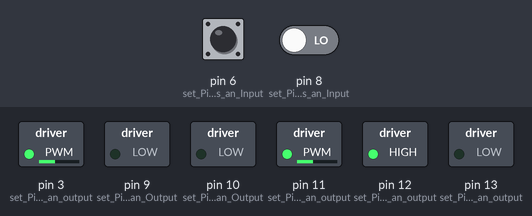
A sketch run on a simulated Arduino Uno, built with avr-gcc and run on an emulated ATmega328P. Shown: switched loads named in the sketch (green lamp = pin HIGH). Dashed ring = blinking. Inputs (shaded band) come from the test bench; at power-on: pin 6 (set_Pin_6_as_an_Input) LOW, pin 8 (set_Pin_8_as_an_Input) LOW. Random numbers use the default seed unless the sketch sets one.

Above: at 5.8 s.
5.9 s: pin 6 (set_Pin_6_as_an_Input) pulled HIGH for 1 s
At 7.0 s:
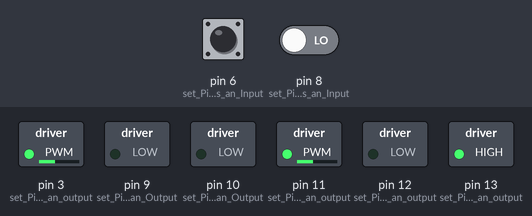
9.4 s: pin 6 (set_Pin_6_as_an_Input) pulled HIGH for 3.2 s
At 13.1 s:
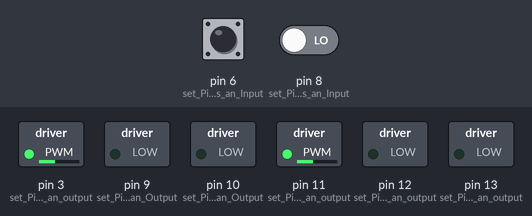
14.2 s: pin 6 (set_Pin_6_as_an_Input) driven HIGH and pin 8 (set_Pin_8_as_an_Input) driven HIGH
At 16.1 s:
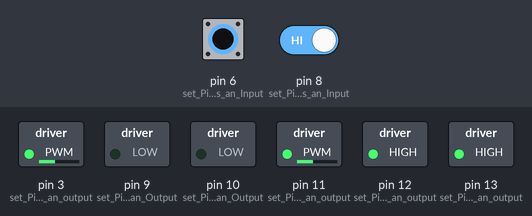
16.6 s: pin 6 (set_Pin_6_as_an_Input) driven LOW
At 17.2 s:
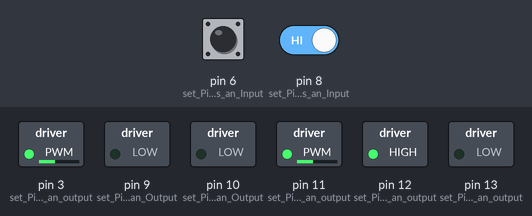
18.1 s: pin 8 (set_Pin_8_as_an_Input) driven LOW
At 20.8 s:
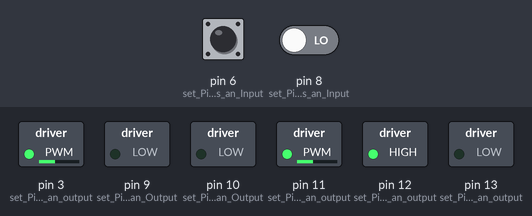
Timing chart, 0 to 22.7 s (numbered marks = the images above; inputs shaded):
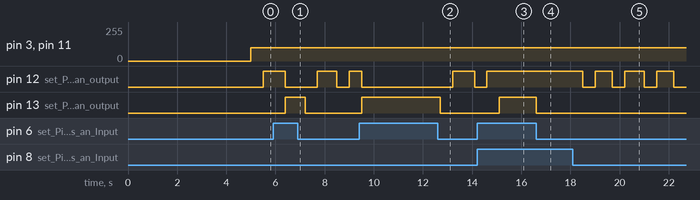

Measured:
- after the input at 5.9 s, pin 13 (set_Pin_13_as_an_output): LOW → HIGH after 0.50 s, → LOW 0.80 s later
- after the input at 9.4 s, pin 13 (set_Pin_13_as_an_output): LOW → HIGH after 0.10 s, → LOW 3.2 s later
- after the input at 14.2 s, pin 13 (set_Pin_13_as_an_output): LOW → HIGH after 0.90 s
- after the input at 16.6 s, pin 13 (set_Pin_13_as_an_output): HIGH → LOW at once
- after the input at 18.1 s, pin 12 (set_Pin_12_as_an_output): alternates HIGH for 0.70 s and LOW for 0.50 s, starting after 0.40 s

The sketch:

4_ObstacleAvoidingBot.ino
```cpp
int randomNumber = 0;  // Global Variable for Random Number
int fullSpinTime = 1.65 * 1000;

void setup() {
  // Motor control pins
  pinMode(13, OUTPUT);  // set Pin 13 as an output
  pinMode(11, OUTPUT);  // set Pin 11 as an output
  pinMode(12, OUTPUT);  // set Pin 12 as an output
  pinMode(3, OUTPUT);   // set Pin 3 as an output

  // Light Pins
  pinMode(9, OUTPUT);   // set Pin 9 as an Output
  pinMode(10, OUTPUT);  // set Pin 10 as an Output
  pinMode(LED_BUILTIN, OUTPUT);

  // Sensor Pins
  pinMode(6, INPUT);  // set Pin 6 as an Input
  pinMode(8, INPUT);  // set Pin 8 as an Input
}

// Main loop - runs repeatedly
void loop() {
  delay(5000);            // Wait for 5 seconds
  obstacleAvoidingBot();  // Call the obstacleAvoidingBot function
}

// obstacleAvoidingBot - Controls the robot's movement to avoid obstacles based on sensor input
// It moves forward, spins left or right, or stops and reverses based on the sensor readings.
void obstacleAvoidingBot() {
  int randomNumber = random(1, 2);  // Generate a random number between 1 and 2
  while (true) {                                              // Infinite loop to keep checking sensor inputs and adjust behavior accordingly
    if (digitalRead(6) == 1 && digitalRead(8) == 1) {         // If both sensors detect no obstacles (both high)
      forward(100);                                           // Move forward at full speed
    } else if (digitalRead(6) == 0 && digitalRead(8) == 1) {  // If the left sensor detects an obstacle (low)
      spinRight(100);                                         // Spin right to avoid obstacle
      delay(random(5, 10) * 100);                             // Wait for a random time between 5-10 seconds
    } else if (digitalRead(6) == 1 && digitalRead(8) == 0) {  // If the right sensor detects an obstacle (low)
      spinLeft(100);                                          // Spin left to avoid obstacle
      delay(random(5, 10) * 100);                             // Wait for a random time between 5-10 seconds
    } else if (digitalRead(6) == 0 && digitalRead(8) == 0) {  // If both sensors detect obstacles (both low)
      stopMotors();                                           // Stop the robot
      reverse(100);                                           // Move backward at full speed
      delay(500);                                             // Wait for 500 milliseconds
      if (randomNumber == 1) {                                // Randomly choose a direction to spin
        spinRight(100);                                       // Spin right
      } else {
        spinLeft(100);  // Spin left
      }
      delay(random(5, 10) * 100);  // Wait for a random time between 5-10 seconds
    }
  }
}

// Drive Functions
void spinRight(int motorspeed) {
  digitalWrite(13, LOW);        // Set Pin 13 to HIGH, HIGH = Forward
  digitalWrite(12, HIGH);       // Set Pin 12 to LOW, LOW = Reverse
  analogWrite(11, motorspeed);  // Add Specified Speed to Pin 11 using PWM
  analogWrite(3, motorspeed);   // Add Specified Speed to Pin 3 using PWM
}

void spinLeft(int motorspeed) {
  digitalWrite(13, HIGH);       // Set Pin 13 to HIGH, HIGH = Forward
  digitalWrite(12, LOW);        // Set Pin 12 to LOW, LOW = Reverse
  analogWrite(11, motorspeed);  // Add Specified Speed to Pin 11 using PWM
  analogWrite(3, motorspeed);   // Add Specified Speed to Pin 3 using PWM
}

void stopMotors() {
  // Set the motor speed to 0 to stop the motors.
  analogWrite(11, 0);
  analogWrite(3, 0);
}

void reverse(int motorspeed) {
  digitalWrite(13, LOW);        // Set Pin 13 to LOW, LOW = Reverse
  digitalWrite(12, LOW);        // Set Pin 12 to LOW, LOW = Reverse
  analogWrite(11, motorspeed);  // Add Specified Speed to Pin 11 using PWM
  analogWrite(3, motorspeed);   // Add Specified Speed to Pin 3 using PWM
}

void forward(int motorspeed) {
  digitalWrite(13, HIGH);       // Set Pin 13 to HIGH, HIGH = Forward
  digitalWrite(12, HIGH);       // Set Pin 12 to HIGH, HIGH = Forward
  analogWrite(11, motorspeed);  // Add Specified Speed to Pin 11 using PWM
  analogWrite(3, motorspeed);   // Add Specified Speed to Pin 3 using PWM
}
```
